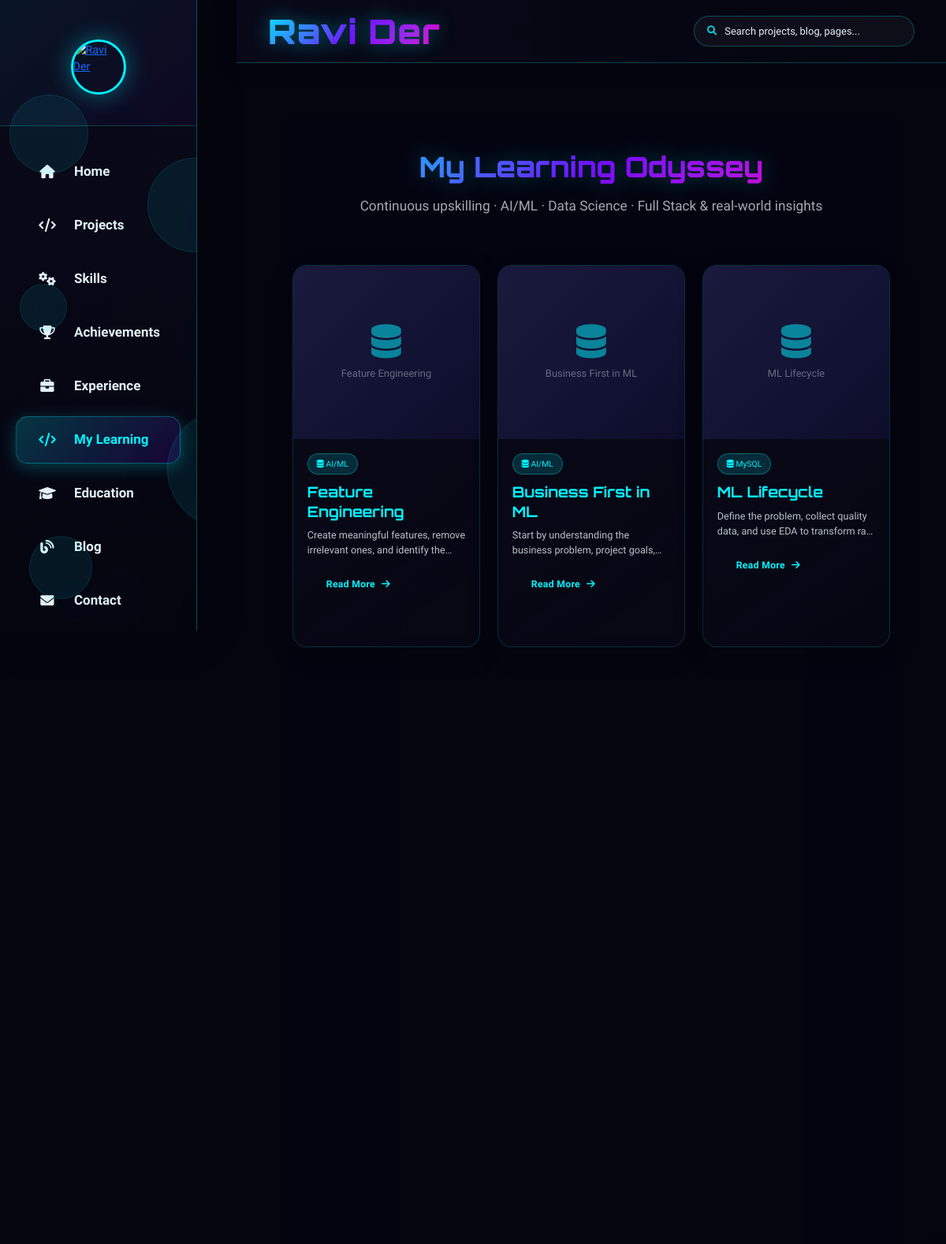
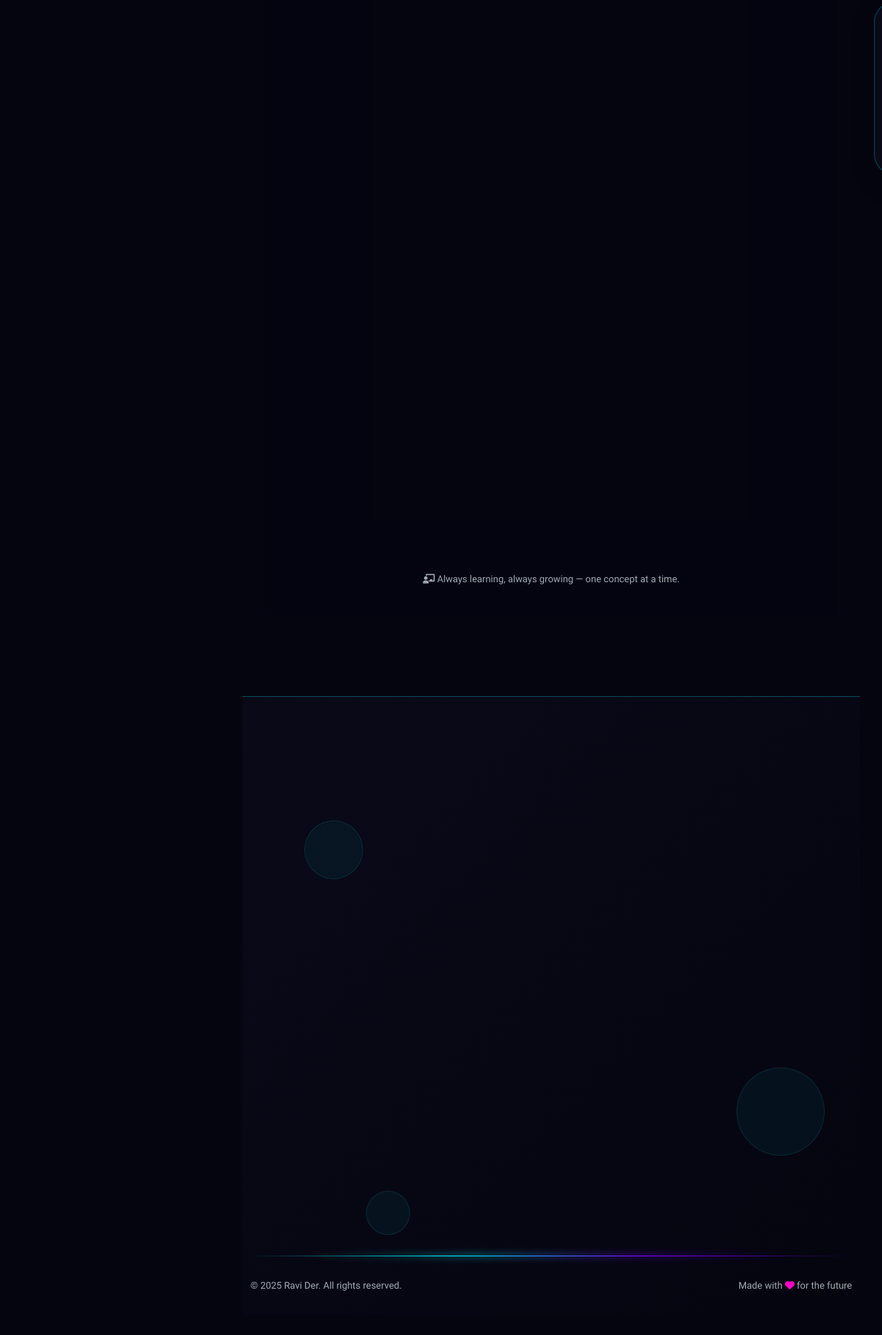
Screenshot of /my_learning with the database file from the repository (2 pictures, top to bottom).
### tables this page shows
CREATE TABLE admin_learning (
            id INTEGER PRIMARY KEY AUTOINCREMENT,
            slug TEXT UNIQUE NOT NULL,
            title TEXT NOT NULL,
            description TEXT,
            full_text TEXT,
            category TEXT,
            tags TEXT,
            image_url TEXT,
            link_url TEXT,
            link_type TEXT DEFAULT 'linkedin',
            status TEXT DEFAULT 'published',
            featured BOOLEAN DEFAULT 0,
            view_count INTEGER DEFAULT 0,
            display_order INTEGER DEFAULT 0,
            created_at TIMESTAMP DEFAULT CURRENT_TIMESTAMP,
            updated_at TIMESTAMP DEFAULT CURRENT_TIMESTAMP
        );

### flask_app.py (the view)
    @app.route('/my_learning')
    def my_learning():
        return render_template(
            'my_learning.html',
            learning_items=learning_data.get_learning_items(),
        )

### app/admin/admin_db.py (called while the page is built)
def get_db_connection():
    os.makedirs(DATA_DIR, exist_ok=True)
    conn = sqlite3.connect(DB_PATH)
    conn.row_factory = sqlite3.Row
    return conn

def get_all_learning_items(status='all'):
    conn = get_db_connection()
    cursor = conn.cursor()
    if status == 'all':
        cursor.execute('SELECT * FROM admin_learning ORDER BY display_order ASC, created_at DESC')
    else:
        cursor.execute('SELECT * FROM admin_learning WHERE status = ? ORDER BY display_order ASC, created_at DESC', (status,))
    items = [dict(row) for row in cursor.fetchall()]
    for item in items:
        if item['tags']:
            try:
                item['tags'] = json.loads(item['tags'])
            except Exception:
                item['tags'] = []
        else:
            item['tags'] = []
    conn.close()
    return items

### app/content/learning_data.py (called while the page is built)
def get_learning_items(published_only=True):
    status = "published" if published_only else "all"
    rows = admin_db.get_all_learning_items(status=status)
    return [_row_to_learning_item(r) for r in rows]

### app/core/db.py (called while the page is built)
def now_iso():
    return datetime.now(timezone.utc).isoformat()

### flask_app.py (called while the page is built)
@app.after_request
def add_security_headers(response):
    response.headers["X-Content-Type-Options"] = "nosniff"
    response.headers["X-Frame-Options"] = "DENY"
    response.headers["X-XSS-Protection"] = "1; mode=block"
    response.headers["Referrer-Policy"] = "strict-origin-when-cross-origin"
    response.headers["Content-Security-Policy"] = (
        "default-src 'self'; "
        "img-src 'self' data: https:; "
        "style-src 'self' 'unsafe-inline' https:; "
        "script-src 'self' 'unsafe-inline' https:; "
        "connect-src 'self' https:; "
        "font-src 'self' https: data:;"
    )
    return response

@app.after_request
def set_cache_headers(response):
    if request.path.startswith('/static/'):
        response.headers['Cache-Control'] = 'public, max-age=2592000'  # 30 days for static
    else:
        response.headers['Cache-Control'] = 'public, max-age=300'  # 5 min for HTML
    return response

@app.before_request
def _start_timer():
    request._start_time = time.time()

### templates/my_learning.html (shortened to what this page needs)
{% extends 'base.html' %}
{% block content %}
<section id="learning" class="section">
    <div class="container">
        <div class="section-header">
            <h1 class="section-title">My Learning Odyssey</h1>
            <div class="section-subtitle">
                <p>Continuous upskilling · AI/ML · Data Science · Full Stack & real-world insights</p>
            </div>
        </div>
        <div class="row">
            {% for item in learning_items %}
            <div class="col-md-6 col-lg-4">
                <div class="learning-card">
                    <div class="learning-img">
                        <div class="img-placeholder">
                            <i class="{{ item.icon }}"></i>
                            <span>{{ item.title }}</span>
                        </div>
                    </div>
                    <div class="learning-content">
                        {% for tag in item.tags %}<span class="learning-tag"><i class="{{ item.icon }}"></i> {{ tag }}</span>{% endfor %}
                        <h3 class="learning-title">{{ item.title }}</h3>
                        <div class="learning-description">{{ item.description }}</div>
                        {% if item.full_text %}
                        <button class="read-more-btn" data-target="fullText{{ loop.index0 }}">Read More </button>
                        {% endif %}
                    </div>
                </div>
            </div>
            {% else %}
            <div class="col-12 text-center" style="padding: 60px 20px; color: rgba(226,241,248,0.6);">
                <i class="fas fa-graduation-cap" style="font-size: 2.5rem; margin-bottom: 15px; display:block;"></i>
                No learning items yet. Check back soon!
            </div>
            {% endfor %}
        </div>
        <div class="learning-footer">
            <i class="fas fa-chalkboard-teacher"></i> Always learning, always growing — one concept at a time.
        </div>
    </div>
</section>
{% endblock %}

### templates/base.html (shortened to what this page needs)
<!DOCTYPE html>
<html lang="en">
<head>
    <link href="https://cdn.jsdelivr.net/npm/bootstrap@5.3.0/dist/css/bootstrap.min.css" rel="stylesheet">
    <link rel="stylesheet" href="https://cdnjs.cloudflare.com/ajax/libs/font-awesome/6.0.0/css/all.min.css">
    <link rel="stylesheet" href="{{ url_for('static', filename='css/enhancements.css') }}">
    <link rel="stylesheet" href="{{ url_for('static', filename='css/mobile-responsive.css') }}">
</head>
<body>
    <nav class="sidebar" id="sidebar">
        <div class="sidebar-header">
            <div class="profile-section">
                <a href="{{ url_for('home') }}">
                    <img src="https://res.cloudinary.com/g3cjpmly/image/upload/Profile_image_-_Copy_ko8kx3.jpg" alt="Ravi Der" class="profile-photo-sidebar">
                </a>
            </div>
        </div>
        <div class="floating-elements">
            <div class="floating-element" style="width: 100px; height: 100px; top: 15%; left: 5%; animation-delay: 0s;"></div>
            <div class="floating-element" style="width: 150px; height: 150px; top: 65%; left: 85%; animation-delay: 5s;"></div>
            <div class="floating-element" style="width: 80px; height: 80px; top: 85%; left: 15%; animation-delay: 10s;"></div>
            <div class="floating-element" style="width: 120px; height: 120px; top: 25%; left: 75%; animation-delay: 15s;"></div>
            <div class="floating-element" style="width: 60px; height: 60px; top: 45%; left: 10%; animation-delay: 2s;"></div>
        </div>
        <div class="sidebar-nav">
            <div class="nav-item">
                <a class="nav-link {% if request.endpoint == 'home' %}active{% endif %}" href="{{ url_for('home') }}">
                    <div class="nav-icon">
                        <i class="fas fa-home"></i>
                    </div>
                    <span class="nav-text">Home</span>
                </a>
            </div>
            <div class="nav-item">
                <a class="nav-link {% if request.endpoint == 'projects' %}active{% endif %}" href="{{ url_for('projects') }}">
                    <div class="nav-icon">
                        <i class="fas fa-code"></i>
                    </div>
                    <span class="nav-text">Projects</span>
                </a>
            </div>
            <div class="nav-item">
                <a class="nav-link {% if request.endpoint == 'skills' %}active{% endif %}" href="{{ url_for('skills') }}">
                    <div class="nav-icon">
                        <i class="fas fa-cogs"></i>
                    </div>
                    <span class="nav-text">Skills</span>
                </a>
            </div>
            <div class="nav-item">
                <a class="nav-link {% if request.endpoint == 'achievements' %}active{% endif %}" href="{{ url_for('achievements') }}">
                    <div class="nav-icon">
                        <i class="fas fa-trophy"></i>
                    </div>
                    <span class="nav-text">Achievements</span>
                </a>
            </div>
            <div class="nav-item">
                <a class="nav-link {% if request.endpoint == 'experience' %}active{% endif %}" href="{{ url_for('experience') }}">
                    <div class="nav-icon">
                        <i class="fas fa-briefcase"></i>
                    </div>
                    <span class="nav-text">Experience</span>
                </a>
            </div>
            <div class="nav-item">
                <a class="nav-link {% if request.endpoint == 'my_learning' %}active{% endif %}" href="{{ url_for('my_learning') }}">
                    <div class="nav-icon">
                        <i class="fas fa-code"></i>
                    </div>
                    <span class="nav-text">My Learning</span>
                </a>
            </div>
            <div class="nav-item">
                <a class="nav-link {% if request.endpoint == 'education' %}active{% endif %}" href="{{ url_for('education') }}">
                    <div class="nav-icon">
                        <i class="fas fa-graduation-cap"></i>
                    </div>
                    <span class="nav-text">Education</span>
                </a>
            </div>
            <div class="nav-item">
                <a class="nav-link {% if request.endpoint == 'blog' %}active{% endif %}" href="{{ url_for('blog') }}">
                    <div class="nav-icon">
                        <i class="fas fa-blog"></i>
                    </div>
                    <span class="nav-text">Blog</span>
                </a>
            </div>
            <div class="nav-item">
                <a class="nav-link {% if request.endpoint == 'contact' %}active{% endif %}" href="{{ url_for('contact') }}">
                    <div class="nav-icon">
                        <i class="fas fa-envelope"></i>
                    </div>
                    <span class="nav-text">Contact</span>
                </a>
            </div>
        </div>
    </nav>
    <main class="main-content" id="mainContent">
        <div class="top-header">
            <div class="header-left">
                <a class="header-name" href="{{ url_for('home') }}">
                </a>
            </div>
            <div class="header-right">
                <div class="site-search" id="siteSearch">
                    <div class="search-box" id="searchBox">
                        <i class="fas fa-search search-box-icon"></i>
                        <input type="text" id="siteSearchInput" class="search-input" placeholder="Search projects, blog, pages..." autocomplete="off" aria-label="Search the site">
                    </div>
                </div>
            </div>
        </div>
        <div class="page-content">
            {% block content %}{% endblock %}
        </div>
        {% include 'footer.html' %}
    </main>
</body>
</html>

### templates/footer.html (shortened to what this page needs)
<footer class="footer-futuristic">
    <div class="container">
        <div class="row align-items-center">
            <div class="col-lg-4 col-md-6 mb-4 mb-lg-0">
            </div>
            <div class="col-lg-4 col-md-6 mb-4 mb-lg-0">
            </div>
            <div class="col-lg-4 col-md-12">
            </div>
        </div>
        <div class="row">
            <div class="col-12">
            </div>
        </div>
        <div class="footer-divider">
            <div class="divider-line"></div>
            <div class="divider-glow"></div>
        </div>
        <div class="footer-bottom">
            <div class="row align-items-center">
                <div class="col-md-6 text-center text-md-start mb-2 mb-md-0">
                    <p class="copyright-text">
                        &copy; 2025 Ravi Der. All rights reserved.
                    </p>
                </div>
                <div class="col-md-6 text-center text-md-end">
                    <p class="made-with">
                        Made with <i class="fas fa-heart pulse"></i> for the future
                    </p>
                </div>
            </div>
        </div>
    </div>
    <div class="footer-floating-elements">
        <div class="floating-element"></div>
        <div class="floating-element"></div>
        <div class="floating-element"></div>
    </div>
</footer>

### static/css/enhancements.css (style rules this page uses)
html { scroll-behavior: smooth; }
html { font-size: 90%; }
.parallax-layer { will-change: transform; }
.card-read-more { background: transparent; border: 1px solid rgba(0, 243, 255, 0.35); color: var(--primary, #00f3ff); font-weight: 600; padding: 7px 16px; border-radius: 30px; cursor: pointer; font-size: 0.78rem; display: inline-flex; align-items: center; gap: 8px; transition: all 0.25s ease; margin-bottom: 6px; text-decoration: none; letter-spacing: 0.3px; }

### static/css/mobile-responsive.css (style rules this page uses)
:root { --primary: #00f3ff; --secondary: #7b00ff; --dark: #0a0a1a; --darker: #050510; --light: #e2f1f8; --accent: #ff00c8; --sidebar-width-mobile: 230px; --sidebar-width-tablet: 300px; --sidebar-width-desktop: 300px; }
@media (min-width: 1025px) { :root { --sidebar-width: var(--sidebar-width-desktop); } }
@media (min-width: 1025px) { .sidebar { width: var(--sidebar-width-desktop) !important; position: fixed !important; left: 0 !important; z-index: 900 !important; } }
@media (min-width: 1025px) { .main-content { margin-left: var(--sidebar-width-desktop) !important; width: calc(100% - var(--sidebar-width-desktop)) !important; } }
@media (min-width: 1025px) { .page-content { padding: 30px !important; } }
@media (min-width: 1025px) { h1 { font-size: 2.5rem !important; } }
@media (min-width: 1025px) { h3 { font-size: 1.3rem !important; } }
@media (min-width: 1025px) { button:not(.newsletter-btn):not(.floating-mobile-btn):not(.mobile-sidebar-close), .btn:not(.newsletter-btn) { width: auto !important; padding: 12px 24px !important; } }
@media (min-width: 1025px) { .sidebar { width: 250px !important; } }
@media (min-width: 1025px) { .main-content { grid-column: 2 !important; padding: 30px !important; } }
@media (prefers-color-scheme: light) { body { background-color: #f5f7fa; color: #333; } }
@media (prefers-color-scheme: light) { input, textarea, select { background-color: white; color: #333; border-color: #ddd; } }

### templates/footer.html (style rules this page uses)
:root { --primary: #00f3ff; --secondary: #7b00ff; --dark: #0a0a1a; --darker: #050510; --light: #e2f1f8; --accent: #ff00c8; }
.footer-futuristic { background: linear-gradient(135deg, rgba(10, 10, 26, 0.95) 0%, rgba(5, 5, 16, 0.95) 100%); backdrop-filter: blur(20px); -webkit-backdrop-filter: blur(20px); border-top: 1px solid rgba(0, 243, 255, 0.3); position: relative; overflow: hidden; padding: 60px 0 30px; margin-top: 80px; }
.footer-divider { position: relative; margin: 40px 0 30px; }
.divider-line { height: 1px; background: linear-gradient(90deg, transparent, var(--primary), var(--secondary), transparent); position: relative; }
.divider-glow { position: absolute; top: 50%; left: 50%; transform: translate(-50%, -50%); width: 80%; height: 3px; background: linear-gradient(90deg, transparent, var(--primary), var(--secondary), transparent); filter: blur(5px); opacity: 0.7; }
.footer-bottom { margin-top: 30px; }
.copyright-text { color: rgba(226, 241, 248, 0.7); font-size: 0.9rem; margin: 0; }
.made-with { color: rgba(226, 241, 248, 0.7); font-size: 0.9rem; margin: 0; }
.pulse { color: #ff00c8; animation: pulse 2s infinite; }
.footer-floating-elements { position: absolute; top: 0; left: 0; width: 100%; height: 100%; pointer-events: none; z-index: 0; }
.footer-floating-elements .floating-element { position: absolute; background: rgba(0, 243, 255, 0.05); border-radius: 50%; animation: float-footer 20s infinite linear; }
.footer-floating-elements .floating-element:nth-child(1) { width: 80px; height: 80px; top: 20%; left: 10%; animation-delay: 0s; }
.footer-floating-elements .floating-element:nth-child(2) { width: 120px; height: 120px; top: 60%; left: 80%; animation-delay: 5s; }
.footer-floating-elements .floating-element:nth-child(3) { width: 60px; height: 60px; top: 80%; left: 20%; animation-delay: 10s; }

### rows the page displays
admin_learning: title "Feature Engineering", tags "AI/ML", description "Create meaningful features, remove irrelevant ones, and identify…"
admin_learning: title "Business First in ML", tags "AI/ML", description "Start by understanding the business problem, project…"
admin_learning: title "ML Lifecycle", tags "MySQL", description "Define the problem, collect quality data, and use EDA to transform…"
